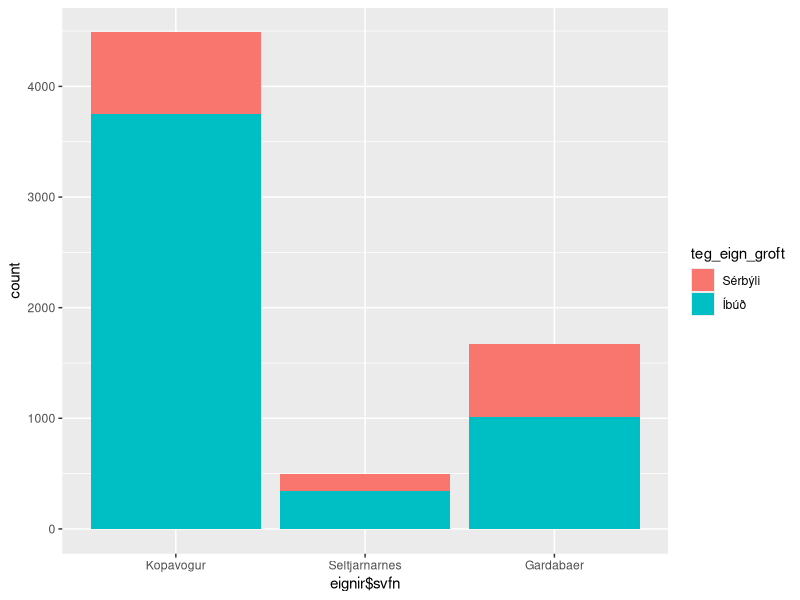

This figure's R source: (Note: this script raises an error after producing the figure.)
tolur <- c(1,1,3,4,4,5,5,5,6,7,9)

# fjordungarmork (drasl skil ekki)
quantile(tolur)

# stadalfravik
sd(tolur)
mean(tolur)
median(tolur)

# ===========================
#"kaupverd";"teg_eign";"svfn";"byggar";"efstah";"haednr";"fjibmhl";"fjmib";"lyfta";"birtm2";"fjhaed";"fjbkar";"fjsturt";"fjklos";"fjeld";"fjherb";"fjstof";"fjgeym";"matssvaedi";"undirmatssvaedi"

library(ggplot2)
library(methods)

# saekjum gognin
ov <- read.table("husnaedisverd_2017.csv", header=TRUE, sep=";");
colnames(ov)

# breytum kaupverdi i alvoru verd
ov$kaupverd = ov$kaupverd*1000

# hversu margir fermetrar hver ibud hefur
ov$fermetraverd = ov$kaupverd/ov$birtm2

# skiptum ur fjorum flokkum i tvo
ov$teg_eign_groft <- forcats::fct_recode(ov$teg_eign, Sérbýli="Einbýlishús", Sérbýli="Parhús", Sérbýli="Raðhús", Íbúð="Íbúðareign")

# kodar fyrir kopav, seltjarnarn, og gardab
sveitarfelag <- c(1000,1100,1300)
eignir <- dplyr::filter(ov, svfn %in% sveitarfelag)

# breytum kodum i nofnin a baejarfelogum
eignir$svfn[eignir$svfn == 1000] = "Kopavogur"
eignir$svfn[eignir$svfn == 1100] = "Seltjarnarnes"
eignir$svfn[eignir$svfn == 1300] = "Gardabaer"

# breytum ur talnabreytum i flokkabreytur
eignir$svfn = factor(eignir$svfn, levels=c("Kopavogur","Seltjarnarnes","Gardabaer"))

# mynd sem synir fjolda eigna i sveitarfelogunum 
p <- ggplot(data=eignir, aes(eignir$svfn, fill=teg_eign_groft)) + geom_bar()
show(p)

# drasl
# mynd sem synir fermetraverd eigna
p <- ggplot(data=eignir, aes(x=eignir$fermetraverd, fill=eignir$svfn)) + geom_histogram(50)
show(p)
